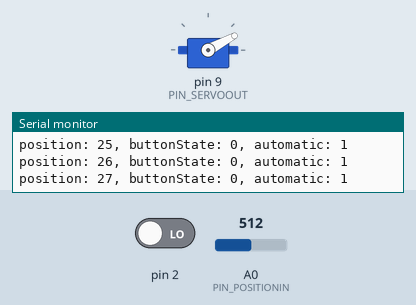
Simulated run of this program. Board: Arduino Uno, built with avr-gcc and run on an emulated ATmega328P. On the bench: servo, the last lines printed to the serial monitor. The test bench sets the inputs (shaded band); at power-on: pin 2 LOW, A0 (PIN_POSITIONIN) = 512.

Above: at 1.21 s.
1.3 s: pin 2 driven HIGH
At 1.48 s:
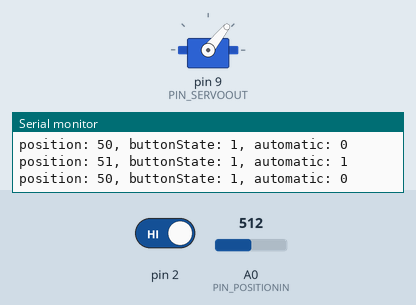
4.8 s: A0 (PIN_POSITIONIN) set to 994
At 5.05 s:
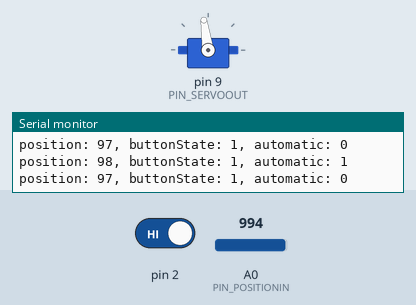
8.3 s: A0 (PIN_POSITIONIN) set to 1022
11.8 s: A0 (PIN_POSITIONIN) set to 90
At 11.95 s:
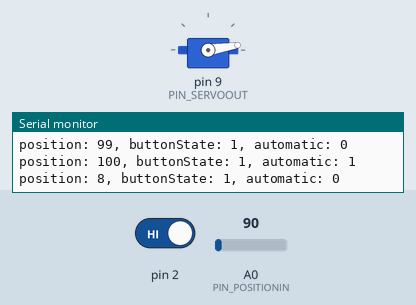
15.3 s: A0 (PIN_POSITIONIN) set to 93
37.3 s: A0 (PIN_POSITIONIN) set to 716
At 41.4 s:
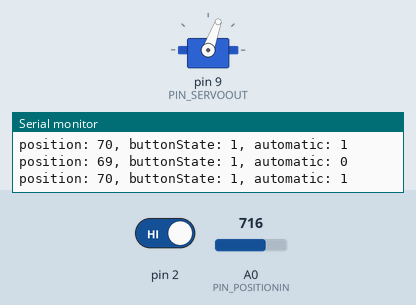
Timing chart, 0 to 41.8 s (numbered marks = the images above; inputs shaded):
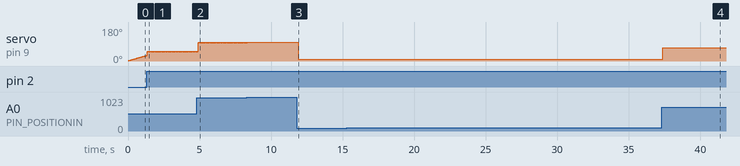

The program:

main.cpp
```cpp
#include <Arduino.h>
#include <Servo.h>

Servo myservo;

const int PIN_MODECHANGE = PIN2;
const int PIN_SERVOOUT = 9;
const int PIN_POSITIONIN = PIN_A0;

int positionIn;
int servoPosition = 0;
bool directionUp = true;
bool modeAuto = true;
int buttonState = false;
int prevState = false;

void setup() {
  Serial.begin(9600);
  Serial.setTimeout(10000);

  pinMode(PIN_MODECHANGE, INPUT);
  prevState = digitalRead(PIN_MODECHANGE);
  buttonState = digitalRead(PIN_MODECHANGE);
  myservo.attach(PIN_SERVOOUT);
}

void loop() {
  buttonState = digitalRead(PIN_MODECHANGE);

  if (prevState != true && buttonState) {
    if (modeAuto) {
      modeAuto = false;
    } else {
      modeAuto = true;
    }
  }

  if (modeAuto) {
    if (directionUp) {
      if (servoPosition < 100) {
        servoPosition = servoPosition + 1;
      } else {
        directionUp = false;
      }
    } else {
      if (servoPosition > 0) {
        servoPosition = servoPosition - 1;
      } else {
        directionUp = true;
      }
    }
  } else {
      positionIn = analogRead(PIN_POSITIONIN);
      servoPosition = map(positionIn, 0, 1023, 0, 100);
  }

  Serial.print("position: ");
  Serial.print(servoPosition);
  Serial.print(", buttonState: ");
  Serial.print(buttonState);
  Serial.print(", automatic: ");
  Serial.println(modeAuto);

  myservo.write(servoPosition);
  delay(20);
}
```

Measured:
- by itself, servo on pin 9 (PIN_SERVOOUT): moves between 8° and 10°, repeating every 0.09 s
